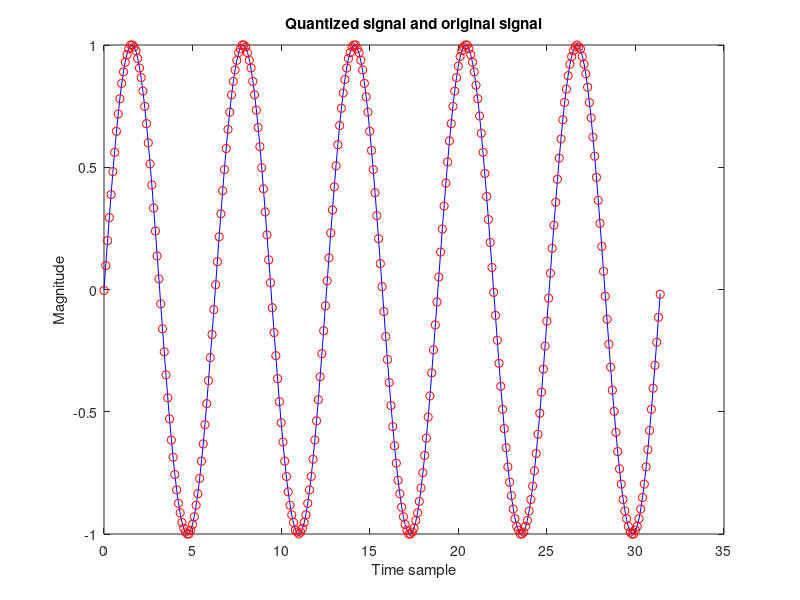

This figure's MATLAB source:
% lab 3 task 1,2,3
clear all;close all;clc
% signal sourse
t = [0:0.1:10*pi];
signal = sin(t);

%% quantization block_2
level = 255;
step = 2/level;

partition = [-1+step/2:step:1-step/2];
codebook = [-1:step:1];
[quantized, QUANTV] = quantiz(signal, partition, codebook);

%% packetization block_3
k = 127;
packeted = buffer(quantized,k)';

%% RS encoder block_4
m = 8; %bits per symbol
n = 2^m-1; %codeword length and message length
msgwords = gf(packeted, m); %represent data by using a Galois array
codes = rsenc(msgwords,n,k); %perform RS encoder
rscode = codes.x; %extract rows of codewords from the GF array;

%% RS decoder block_9
rsdecode = rsdec(codes,n,k);
% isequal(rsdecode,msgwords) % check if they are equal

%% depacketization block_10
depacketed = reshape(packeted,[],1);

%% dequantization block_11
 unquantizesig = codebook(quantized+1);
 isequal(unquantizesig,signal);
 figure; plot(t,signal,'b',t,unquantizesig,'or');title('Quantized signal and original signal');xlabel('Time sample');ylabel('Magnitude');
%  MSE = abs(signal -unquantizesig); % error signal
%  figure; plot(t,MSE);
 
 
 